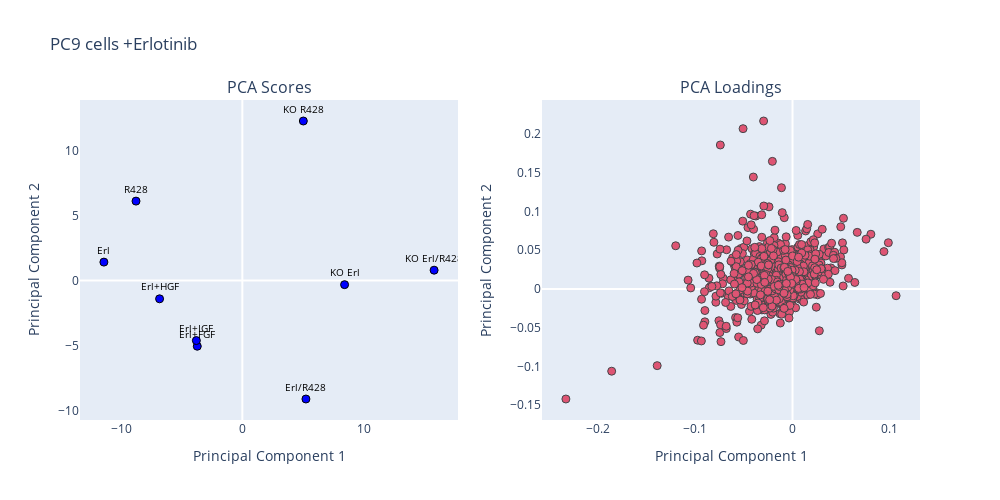

Notebook code cell kept with this figure:
### Code cell
plotpca_ScoresLoadings_plotly(data_wt.T, "PC9 cells +Erlotinib", "EGFR")

### Figure 1 — Plotly figure (JSON) as saved in the notebook; plotly's stock layout.template omitted (floating-point values rounded to 4 significant figures; data arrays with more than 128 entries replaced by an {"elided": "..."} marker saying what was removed)
{"data": [{"marker": {"color": "blue", "line": {"color": "black", "width": 1}, "size": 8}, "mode": "markers+text", "text": ["Erl", "R428", "Erl/R428", "Erl+HGF", "Erl+FGF", "Erl+IGF", "KO Erl", "KO R428", "KO Erl/R428"], "textfont": {"color": "black", "size": 10}, "textposition": "top center", "type": "scatter", "x": [-11.42, -8.771, 5.246, -6.827, -3.717, -3.793, 8.434, 5.031, 15.82], "xaxis": "x", "y": [1.408, 6.105, -9.129, -1.417, -5.067, -4.631, -0.3264, 12.27, 0.7875], "yaxis": "y"}, {"marker": {"color": "crimson", "line": {"color": "black", "width": 1}, "size": 8}, "mode": "markers", "opacity": 0.7, "text": {"elided": "906 str values"}, "type": "scatter", "x": {"elided": "906 float values"}, "xaxis": "x2", "y": {"elided": "906 float values"}, "yaxis": "y2"}], "layout": {"annotations": [{"font": {"size": 16}, "showarrow": false, "text": "PCA Scores", "x": 0.225, "xanchor": "center", "xref": "paper", "y": 1, "yanchor": "bottom", "yref": "paper"}, {"font": {"size": 16}, "showarrow": false, "text": "PCA Loadings", "x": 0.775, "xanchor": "center", "xref": "paper", "y": 1, "yanchor": "bottom", "yref": "paper"}], "height": 500, "showlegend": false, "title": {"text": "PC9 cells +Erlotinib"}, "width": 1000, "xaxis": {"anchor": "y", "domain": [0, 0.45], "showgrid": false, "title": {"text": "Principal Component 1"}}, "xaxis2": {"anchor": "y2", "domain": [0.55, 1], "showgrid": false, "title": {"text": "Principal Component 1"}}, "yaxis": {"anchor": "x", "domain": [0, 1], "showgrid": false, "title": {"text": "Principal Component 2"}}, "yaxis2": {"anchor": "x2", "domain": [0, 1], "showgrid": false, "title": {"text": "Principal Component 2"}}}}
